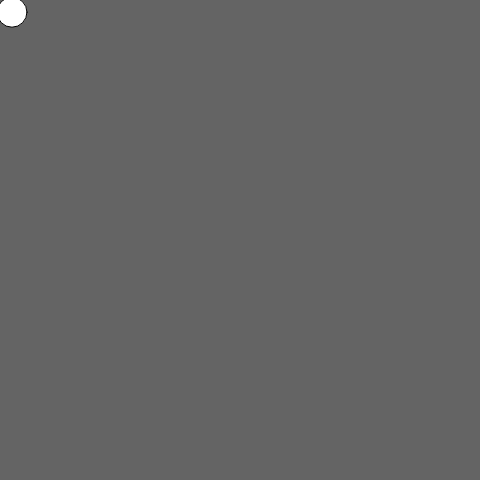
Frame 1 (no input)
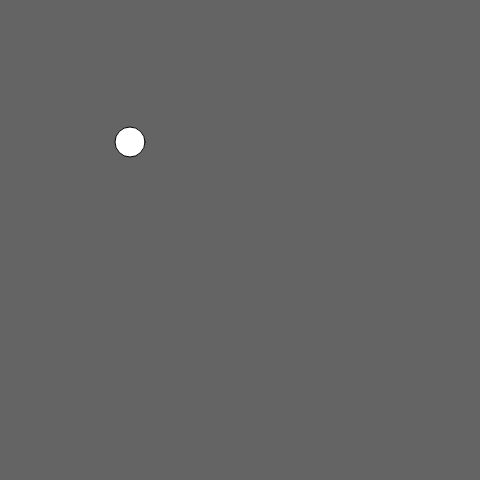
Frame 60 (no input)
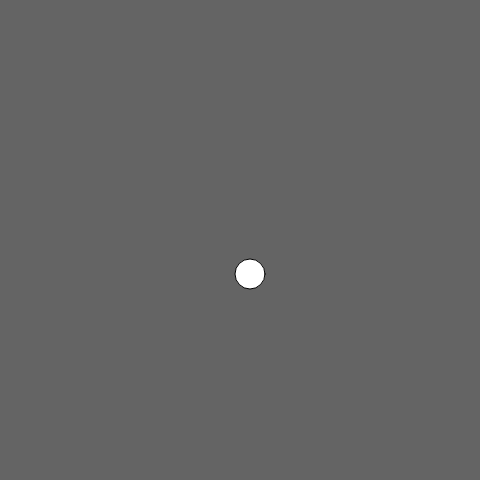
Frame 120 (the mouse pressed at the canvas centre since frame 60)

The p5.js sketch that drew these frames (run headless with seeded random() and noise() and a simulated clock; from frame 60 on, the mouse is pressed at the canvas centre):

// p5.js sketch
// ── sketch.js
var circleX;
var circleY;
var circleSize;

var speedX;
var speedY;

function setup() { 
	createCanvas(480, 480);
	circleX = 10;
	circleY = 10;
	circleSize = 30;

	speedX = 2.0;
	speedY = 2.2;

}

function draw () {
	background(100);

	circleX = circleX + speedX;
	circleY = circleY + speedY;

	if (circleX > width || circleX < 0) {
		speedX = speedX * -1;
	}
	if (circleY > height || circleY < 0) {
		speedY = speedY * -1;
	}


	ellipse(circleX, circleY, circleSize);
	
}
